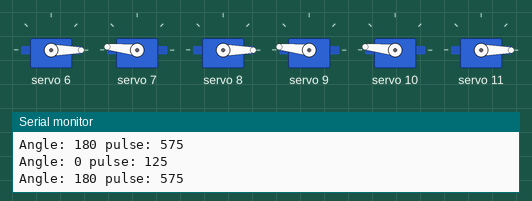
A sketch run on a simulated Arduino Uno, built with avr-gcc and run on an emulated ATmega328P. Parts: 6 × servo, the last lines printed to the serial monitor.

Above: at 0.1 s.
At 1.25 s:
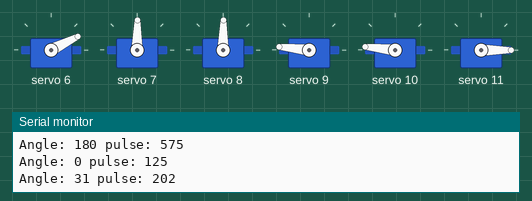
At 1.35 s:
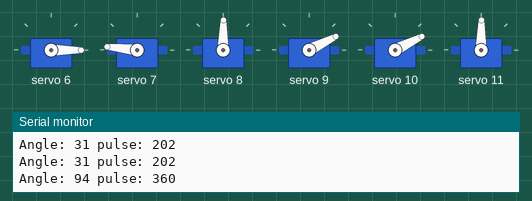
At 2.0 s:
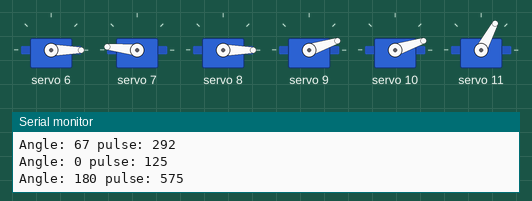
At 2.45 s:
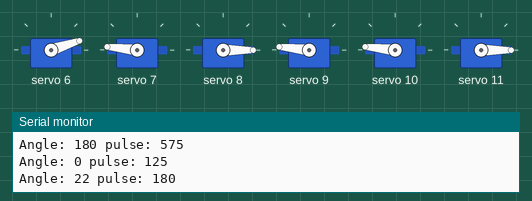
At 2.75 s:
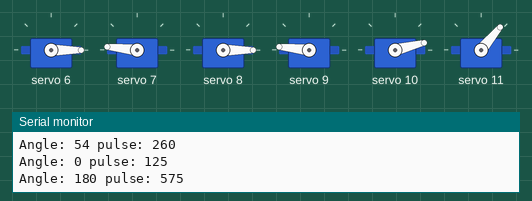
Timing chart, 0 to 6.3 s (numbered marks = the images above):
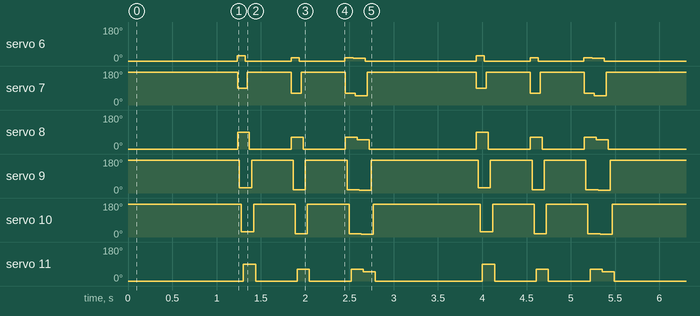

The sketch:

mouth.ino
```cpp
#include <Wire.h>
#include <Adafruit_PWMServoDriver.h>

// called this way, it uses the default address 0x40
Adafruit_PWMServoDriver pwm = Adafruit_PWMServoDriver();
#define SERVOMIN  125 // this is the 'minimum' pulse length count (out of 4096)
#define SERVOMAX  575 // this is the 'maximum' pulse length count (out of 4096)


void setup() {
  Serial.begin(9600);
  Serial.println("16 channel Servo test!");

  pwm.begin();

  pwm.setPWMFreq(60);
  m_close();  // Analog servos run at ~60 Hz updates
}

// the code inside loop() has been updated by Robojax
void loop() {
  m_close();
  delay(1000);
  aieh();
  delay(10);
  m_close();
  delay(400);
  bmp_th();
  delay(10);
  m_close();
  delay(400);
  bmp_th();
  gkxyjr();
  m_close();
}


void m_open(){
  pwm.setPWM(6, 0, angleToPulse(45));
  pwm.setPWM(7, 0, angleToPulse(135));
  pwm.setPWM(8, 0, angleToPulse(135));
  pwm.setPWM(9, 0, angleToPulse(45));
  pwm.setPWM(10, 0, angleToPulse(45));
  pwm.setPWM(11, 0, angleToPulse(135));
}


void m_close(){
  pwm.setPWM(6, 0, angleToPulse(0));
  pwm.setPWM(7, 0, angleToPulse(180));
  pwm.setPWM(8, 0, angleToPulse(0));
  pwm.setPWM(9, 0, angleToPulse(180));
  pwm.setPWM(10, 0, angleToPulse(180));
  pwm.setPWM(11, 0, angleToPulse(0));
}
/*

// left lower 3
// left upper 2
// right lower 5
// right upper 4
 * angleToPulse(int ang)
 * gets angle in degree and returns the pulse width
 * also prints the value on seial monitor
 * written by Ahmad Nejrabi for Robojax, Robojax.com
 */
int angleToPulse(int ang){
   int pulse = map(ang,0, 180, SERVOMIN,SERVOMAX);// map angle of 0 to 180 to Servo min and Servo max
   Serial.print("Angle: ");Serial.print(ang);
   Serial.print(" pulse: ");Serial.println(pulse);
   return pulse;
}

void aieh(){
  pwm.setPWM(6, 0, angleToPulse(31));
  pwm.setPWM(7, 0, angleToPulse(94));
  pwm.setPWM(8, 0, angleToPulse(94));
  pwm.setPWM(9, 0, angleToPulse(31));
  pwm.setPWM(10, 0, angleToPulse(31));
  pwm.setPWM(11, 0, angleToPulse(94));
}

void bmp_th(){
  pwm.setPWM(6, 0, angleToPulse(22));
  pwm.setPWM(7, 0, angleToPulse(67));
  pwm.setPWM(8, 0, angleToPulse(67));
  pwm.setPWM(9, 0, angleToPulse(22));
  pwm.setPWM(10, 0, angleToPulse(22));
  pwm.setPWM(11, 0, angleToPulse(67));
}

void gkxyjr(){
  pwm.setPWM(6, 0, angleToPulse(18));
  pwm.setPWM(7, 0, angleToPulse(54));
  pwm.setPWM(8, 0, angleToPulse(54));
  pwm.setPWM(9, 0, angleToPulse(18));
  pwm.setPWM(10, 0, angleToPulse(18));
  pwm.setPWM(11, 0, angleToPulse(54));
}

void ouw(){
  pwm.setPWM(6, 0, angleToPulse(40));
  pwm.setPWM(7, 0, angleToPulse(121));
  pwm.setPWM(8, 0, angleToPulse(121));
  pwm.setPWM(9, 0, angleToPulse(40));
  pwm.setPWM(10, 0, angleToPulse(40));
  pwm.setPWM(11, 0, angleToPulse(121));
}
```

Measured:
- by itself, servo 6: repeats every 2.7 s: 2 × (0° 0.52 s, 18° 0.09 s), 14° 0.14 s, 0° 1.3 s, 27° 0.09 s
- by itself, servo 7: repeats every 2.7 s: 2 × (174° 0.50 s, 62° 0.11 s), 50° 0.14 s, 174° 1.2 s, 89° 0.11 s
- by itself, servo 8: repeats every 2.7 s: 0° 0.47 s, 62° 0.13 s, 0° 0.47 s, 62° 0.14 s, 50° 0.14 s, 0° 1.2 s, 89° 0.13 s
- by itself, servo 9, servo 10: repeats every 2.7 s: 2 × (174° 0.47 s, 18° 0.14 s), 14° 0.14 s, 174° 1.2 s, 27° 0.14 s
- by itself, servo 11: repeats every 2.7 s: 2 × (0° 0.47 s, 62° 0.14 s), 50° 0.14 s, 0° 1.2 s, 89° 0.14 s
